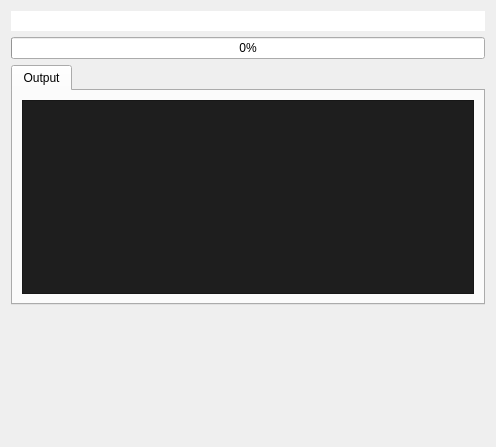
<?xml version="1.0" encoding="UTF-8"?>
<ui version="4.0">
 <class>RunnerDialog</class>
 <widget class="QDialog" name="RunnerDialog">
  <property name="geometry">
   <rect>
    <x>0</x>
    <y>0</y>
    <width>496</width>
    <height>447</height>
   </rect>
  </property>
  <property name="windowTitle">
   <string>Run command</string>
  </property>
  <property name="windowIcon">
   <iconset theme="kommit"/>
  </property>
  <layout class="QVBoxLayout" name="verticalLayout_2">
   <item>
    <widget class="QLineEdit" name="lineEditCommand">
     <property name="frame">
      <bool>false</bool>
     </property>
     <property name="readOnly">
      <bool>true</bool>
     </property>
    </widget>
   </item>
   <item>
    <widget class="QProgressBar" name="progressBar">
     <property name="value">
      <number>0</number>
     </property>
     <property name="format">
      <string>%p%</string>
     </property>
    </widget>
   </item>
   <item>
    <widget class="QTabWidget" name="tabWidget">
     <property name="currentIndex">
      <number>0</number>
     </property>
     <widget class="QWidget" name="tab">
      <attribute name="title">
       <string>Output</string>
      </attribute>
      <layout class="QVBoxLayout" name="verticalLayout">
       <item>
        <widget class="QTextBrowser" name="textBrowser">
         <property name="font">
          <font>
           <family>Monospace</family>
          </font>
         </property>
         <property name="styleSheet">
          <string notr="true">QTextBrowser {
background-color: rgb(30, 30, 30);
color: rgb(245, 245, 245);
}</string>
         </property>
         <property name="lineWrapMode">
          <enum>QTextEdit::NoWrap</enum>
         </property>
         <property name="html">
          <string>&lt;!DOCTYPE HTML PUBLIC &quot;-//W3C//DTD HTML 4.0//EN&quot; &quot;http://www.w3.org/TR/REC-html40/strict.dtd&quot;&gt;
&lt;html&gt;&lt;head&gt;&lt;meta name=&quot;qrichtext&quot; content=&quot;1&quot; /&gt;&lt;meta charset=&quot;utf-8&quot; /&gt;&lt;style type=&quot;text/css&quot;&gt;
p, li { white-space: pre-wrap; }
hr { height: 1px; border-width: 0; }
li.unchecked::marker { content: &quot;\2610&quot;; }
li.checked::marker { content: &quot;\2612&quot;; }
&lt;/style&gt;&lt;/head&gt;&lt;body style=&quot; font-family:'Monospace'; font-size:9pt; font-weight:400; font-style:normal;&quot;&gt;
&lt;p style=&quot;-qt-paragraph-type:empty; margin-top:0px; margin-bottom:0px; margin-left:0px; margin-right:0px; -qt-block-indent:0; text-indent:0px;&quot;&gt;&lt;br /&gt;&lt;/p&gt;&lt;/body&gt;&lt;/html&gt;</string>
         </property>
        </widget>
       </item>
      </layout>
     </widget>
    </widget>
   </item>
   <item>
    <layout class="QHBoxLayout" name="horizontalLayout">
     <item>
      <spacer name="horizontalSpacer">
       <property name="sizeHint" stdset="0">
        <size>
         <width>40</width>
         <height>20</height>
        </size>
       </property>
      </spacer>
     </item>
     <item>
      <widget class="QDialogButtonBox" name="buttonBox">
       <property name="standardButtons">
        <set>QDialogButtonBox::NoButton</set>
       </property>
      </widget>
     </item>
    </layout>
   </item>
  </layout>
 </widget>
 <resources/>
 <connections/>
</ui>
